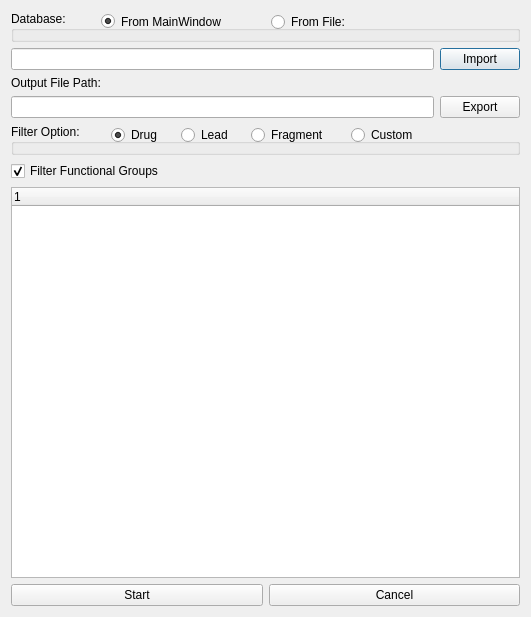
<?xml version="1.0" encoding="UTF-8"?>
<ui version="4.0">
 <class>filter</class>
 <widget class="QDialog" name="filter">
  <property name="geometry">
   <rect>
    <x>0</x>
    <y>0</y>
    <width>531</width>
    <height>617</height>
   </rect>
  </property>
  <property name="windowTitle">
   <string>Filter Database</string>
  </property>
  <layout class="QVBoxLayout" name="verticalLayout">
   <item>
    <widget class="QGroupBox" name="groupBox">
     <property name="title">
      <string>Database:</string>
     </property>
     <widget class="QRadioButton" name="radio_frommainwindow">
      <property name="geometry">
       <rect>
        <x>90</x>
        <y>0</y>
        <width>161</width>
        <height>21</height>
       </rect>
      </property>
      <property name="text">
       <string>From MainWindow</string>
      </property>
      <property name="checked">
       <bool>true</bool>
      </property>
     </widget>
     <widget class="QRadioButton" name="radio_fromfile">
      <property name="geometry">
       <rect>
        <x>260</x>
        <y>0</y>
        <width>97</width>
        <height>22</height>
       </rect>
      </property>
      <property name="text">
       <string>From File:</string>
      </property>
     </widget>
    </widget>
   </item>
   <item>
    <layout class="QHBoxLayout" name="horizontalLayout_2">
     <item>
      <widget class="QLineEdit" name="le_import">
       <property name="readOnly">
        <bool>false</bool>
       </property>
      </widget>
     </item>
     <item>
      <widget class="QPushButton" name="pb_fimport">
       <property name="text">
        <string>Import</string>
       </property>
      </widget>
     </item>
    </layout>
   </item>
   <item>
    <widget class="QLabel" name="label_2">
     <property name="text">
      <string>Output File Path:</string>
     </property>
    </widget>
   </item>
   <item>
    <layout class="QHBoxLayout" name="horizontalLayout">
     <item>
      <widget class="QLineEdit" name="le_export"/>
     </item>
     <item>
      <widget class="QPushButton" name="pb_fexport">
       <property name="text">
        <string>Export</string>
       </property>
      </widget>
     </item>
    </layout>
   </item>
   <item>
    <widget class="QGroupBox" name="groupBox_2">
     <property name="title">
      <string>Filter Option:</string>
     </property>
     <property name="flat">
      <bool>false</bool>
     </property>
     <widget class="QRadioButton" name="radio_fdrug">
      <property name="geometry">
       <rect>
        <x>100</x>
        <y>0</y>
        <width>64</width>
        <height>22</height>
       </rect>
      </property>
      <property name="text">
       <string>Drug</string>
      </property>
      <property name="checked">
       <bool>true</bool>
      </property>
     </widget>
     <widget class="QRadioButton" name="radio_flead">
      <property name="geometry">
       <rect>
        <x>170</x>
        <y>0</y>
        <width>100</width>
        <height>22</height>
       </rect>
      </property>
      <property name="text">
       <string>Lead</string>
      </property>
     </widget>
     <widget class="QRadioButton" name="radio_ffragment">
      <property name="geometry">
       <rect>
        <x>240</x>
        <y>0</y>
        <width>101</width>
        <height>22</height>
       </rect>
      </property>
      <property name="text">
       <string>Fragment</string>
      </property>
     </widget>
     <widget class="QRadioButton" name="radio_fcustom">
      <property name="geometry">
       <rect>
        <x>340</x>
        <y>0</y>
        <width>81</width>
        <height>22</height>
       </rect>
      </property>
      <property name="text">
       <string>Custom</string>
      </property>
     </widget>
    </widget>
   </item>
   <item>
    <widget class="QCheckBox" name="check_funcitonalgroup">
     <property name="text">
      <string>Filter Functional Groups</string>
     </property>
     <property name="checked">
      <bool>true</bool>
     </property>
    </widget>
   </item>
   <item>
    <widget class="QTreeWidget" name="treeWidget">
     <property name="autoExpandDelay">
      <number>-1</number>
     </property>
     <property name="uniformRowHeights">
      <bool>true</bool>
     </property>
     <property name="sortingEnabled">
      <bool>false</bool>
     </property>
     <property name="animated">
      <bool>true</bool>
     </property>
     <property name="allColumnsShowFocus">
      <bool>false</bool>
     </property>
    </widget>
   </item>
   <item>
    <layout class="QHBoxLayout" name="horizontalLayout_3">
     <item>
      <widget class="QPushButton" name="pb_start">
       <property name="text">
        <string>Start</string>
       </property>
      </widget>
     </item>
     <item>
      <widget class="QPushButton" name="pb_cancel">
       <property name="text">
        <string>Cancel</string>
       </property>
      </widget>
     </item>
    </layout>
   </item>
  </layout>
 </widget>
 <resources/>
 <connections/>
</ui>
